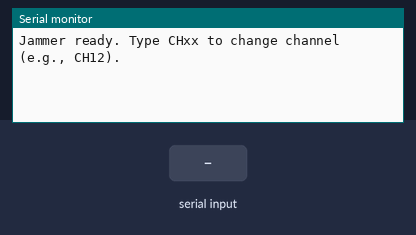
Bench run of a program on a simulated ESP32. On the bench: the last lines printed to the serial monitor. The test bench sets the inputs (shaded band). Random numbers use the default seed unless the program sets one; no radio packets arrive unless stated.

Above: at 1.2 s.
1.3 s: "CH\n" received over Serial
At 2.3 s:
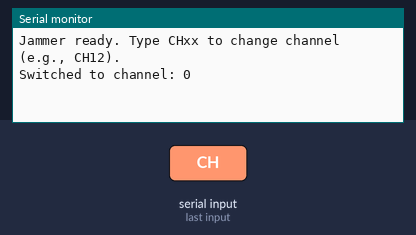
2.8 s: "CH90\n" received over Serial
At 3.4 s:
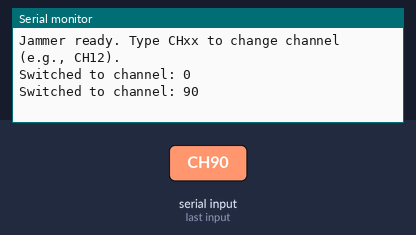

Measured:
- after the input at 1.3 s, the serial monitor: prints a new line at once (image 1)
- after the input at 2.8 s, the serial monitor: prints a new line at once (image 2)

The program:

main.cpp
```cpp
#include <RF24.h>

RF24 radio(4, 5); // CE pin 4, CSN pin 5

void setup() {
  Serial.begin(115200);
  radio.begin();
  radio.setChannel(2);               // Start on channel 2
  radio.setPALevel(RF24_PA_MIN);    // <-- Keep power at minimum
  radio.stopListening();            // Prepare to transmit
  Serial.println("Jammer ready. Type CHxx to change channel (e.g., CH12).");
}

void loop() {
  if (Serial.available()) {
    String command = Serial.readStringUntil('\n');
    command.trim();
    if (command.startsWith("CH")) {
      int ch = command.substring(2).toInt();
      if (ch >= 0 && ch <= 125) {
        radio.setChannel(ch);
        Serial.print("Switched to channel: ");
        Serial.println(ch);
      } else {
        Serial.println("Invalid channel. Please enter CH0–CH125.");
      }
    }
  }

  // Smaller packet, no delay
  byte noise[8];
  for (int i = 0; i < 8; i++) {
    noise[i] = random(0, 255);
  }
  radio.write(&noise, 8);
}
```
